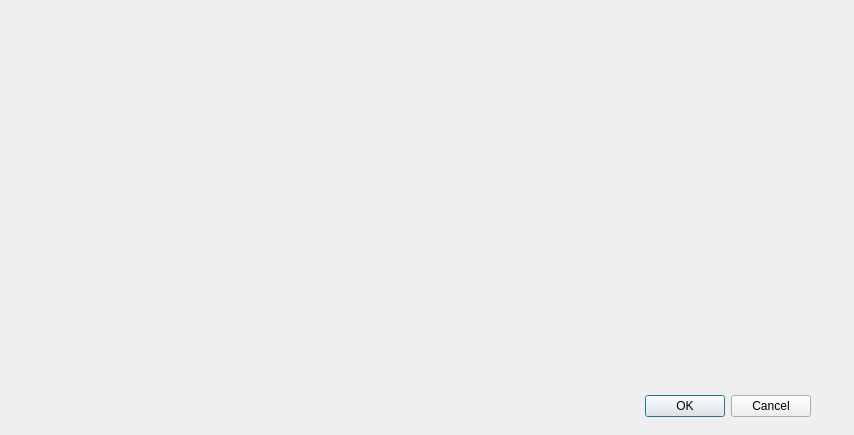
<?xml version="1.0" encoding="UTF-8"?>
<ui version="4.0">
 <class>Dialog</class>
 <widget class="QDialog" name="Dialog">
  <property name="geometry">
   <rect>
    <x>0</x>
    <y>0</y>
    <width>854</width>
    <height>435</height>
   </rect>
  </property>
  <property name="windowTitle">
   <string>Dialog</string>
  </property>
  <widget class="QDialogButtonBox" name="buttonBox">
   <property name="geometry">
    <rect>
     <x>470</x>
     <y>390</y>
     <width>341</width>
     <height>32</height>
    </rect>
   </property>
   <property name="orientation">
    <enum>Qt::Horizontal</enum>
   </property>
   <property name="standardButtons">
    <set>QDialogButtonBox::Cancel|QDialogButtonBox::Ok</set>
   </property>
  </widget>
 </widget>
 <resources/>
 <connections>
  <connection>
   <sender>buttonBox</sender>
   <signal>accepted()</signal>
   <receiver>Dialog</receiver>
   <slot>accept()</slot>
   <hints>
    <hint type="sourcelabel">
     <x>248</x>
     <y>254</y>
    </hint>
    <hint type="destinationlabel">
     <x>157</x>
     <y>274</y>
    </hint>
   </hints>
  </connection>
  <connection>
   <sender>buttonBox</sender>
   <signal>rejected()</signal>
   <receiver>Dialog</receiver>
   <slot>reject()</slot>
   <hints>
    <hint type="sourcelabel">
     <x>316</x>
     <y>260</y>
    </hint>
    <hint type="destinationlabel">
     <x>286</x>
     <y>274</y>
    </hint>
   </hints>
  </connection>
 </connections>
</ui>
